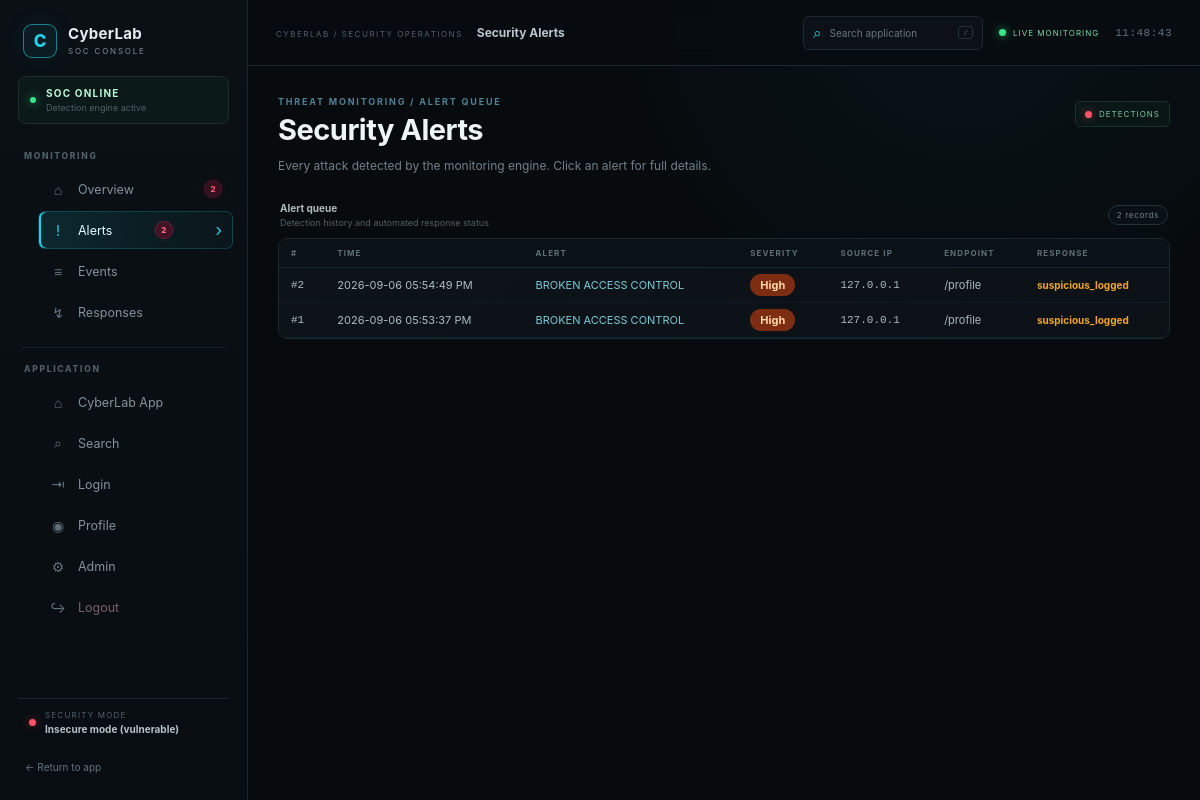
/soc/alerts, run on the app's committed database.
### tables this page shows
CREATE TABLE alerts (
            id INTEGER PRIMARY KEY AUTOINCREMENT,
            timestamp TEXT NOT NULL,
            alert_type TEXT,
            severity TEXT,
            source_ip TEXT,
            username TEXT,
            endpoint TEXT,
            description TEXT,
            detection_status TEXT DEFAULT 'detected',
            response_status TEXT DEFAULT 'pending'
        );

### app.py (the view)
@app.route("/soc/alerts")
def soc_alerts():
    return render_template("soc_alerts.html",
                           alerts=database.get_recent_alerts(100))

### app.py (called while the page is built)
def fmt_clock12(value):
    if not value:
        return value
    try:
        dt = datetime.strptime(str(value), "%Y-%m-%d %H:%M:%S")
    except ValueError:
        return value
    return dt.strftime("%Y-%m-%d %I:%M:%S %p")

def secure_mode_enabled():
    return database.get_setting("mode", "insecure") == "secure"

@app.context_processor
def inject_soc_globals():
    secure = secure_mode_enabled()
    return {
        "secure_mode": secure,
        "mode_badge": "Secure mode" if secure else "Insecure mode (vulnerable)",
        "mode_class": "secure" if secure else "insecure",
    }

### database.py (called while the page is built)
def get_db():
    connection = sqlite3.connect(DATABASE)
    connection.row_factory = sqlite3.Row
    return connection

def get_recent_alerts(limit=50):
    db = get_db()
    rows = db.execute("SELECT * FROM alerts ORDER BY id DESC LIMIT ?",
                      (limit,)).fetchall()
    db.close()
    return [dict(r) for r in rows]

def get_setting(key, default=None):
    db = get_db()
    row = db.execute("SELECT value FROM settings WHERE key = ?",
                     (key,)).fetchone()
    db.close()
    return row["value"] if row else default

### templates/soc_alerts.html (shortened to what this page needs)
{% extends "soc_base.html" %}
{% set active_page = 'alerts' %}
{% block page_label %}Security Alerts{% endblock %}
{% block content %}
<div class="soc-page-heading">
    <div>
        <div class="eyebrow">THREAT MONITORING / ALERT QUEUE</div>
        <h1>Security Alerts</h1>
        <p>Every attack detected by the monitoring engine. Click an alert for full details.</p>
    </div>
    <div class="heading-status"><span class="danger"></span> DETECTIONS</div>
</div>
<div class="data-toolbar">
    <div><strong>Alert queue</strong><span class="toolbar-muted">Detection history and automated response status</span></div>
    <span class="record-badge">{{ alerts|length }} records</span>
</div>
<div class="soc-panel data-panel">
    <div class="table-scroll">
        <table class="soc-table">
            <thead>
                <tr><th>#</th><th>Time</th><th>Alert</th><th>Severity</th><th>Source IP</th><th>Endpoint</th><th>Response</th></tr>
            </thead>
            <tbody>
            {% for alert in alerts %}
                <tr>
                    <td class="mono muted">#{{ alert.id }}</td>
                    <td>{{ alert.timestamp|clock12 }}</td>
                    <td><a class="table-link" href="/soc/alert/{{ alert.id }}">{{ alert.alert_type }}</a></td>
                    <td><span class="sev sev-{{ alert.severity|lower }}">{{ alert.severity }}</span></td>
                    <td class="mono">{{ alert.source_ip }}</td>
                    <td>{{ alert.endpoint }}</td>
                    <td><span class="response-text resp-{{ alert.response_status }}">{{ alert.response_status }}</span></td>
                </tr>
            {% else %}
                <tr><td colspan="7" class="empty-state">No security alerts recorded.</td></tr>
            {% endfor %}
            </tbody>
        </table>
    </div>
</div>
{% endblock %}

### static/style.css (style rules this page uses)
:root { --app-bg: #070b10; --app-surface: #0d131b; --app-surface-2: #111923; --app-border: #1d2a38; --app-border-soft: #16212c; --app-text: #e8eef5; --app-muted: #8795a5; --app-blue: #38bdf8; --app-blue-soft: #0c2637; --app-green: #34d399; --app-green-soft: #0d2b24; --app-red: #f43f5e; --app-red-soft: #35131c; --app-orange: #fb923c; }
* { margin: 0; padding: 0; box-sizing: border-box; }
body { font-family: Inter, "Segoe UI", Arial, sans-serif; background: radial-gradient(circle at 85% 0%, rgba(56,189,248,.055), transparent 28%), linear-gradient(180deg, #080d13 0%, var(--app-bg) 100%); color: var(--app-text); min-height: 100vh; }
h1 { font-size: clamp(27px, 3vw, 34px); letter-spacing: -.7px; margin-bottom: 10px; color: #f8fafc; }
p { color: var(--app-muted); line-height: 1.65; }

### static/soc_shell.css (style rules this page uses)
.soc-page-heading { display: flex; align-items: flex-start; justify-content: space-between; gap: 25px; margin-bottom: 26px; }
.soc-page-heading h1 { margin: 5px 0 9px; color: #edf5f7; font-size: 29px; font-weight: 700; letter-spacing: -0.5px; }
.soc-page-heading p { max-width: 760px; margin: 0; color: #71818b; font-size: 12px; line-height: 1.65; }
.eyebrow, .panel-kicker { color: #4e8195; font-size: 9px; font-weight: 700; letter-spacing: 1.8px; text-transform: uppercase; }

### data on the page
alerts: id "2", timestamp|clock12 "2026-09-06 05:54:49 PM", alert_type "BROKEN ACCESS CONTROL", severity "High", source_ip "127.0.0.1", endpoint "/profile", response_status "suspicious_logged"
alerts: id "1", timestamp|clock12 "2026-09-06 05:53:37 PM", alert_type "BROKEN ACCESS CONTROL", severity "High", source_ip "127.0.0.1", endpoint "/profile", response_status "suspicious_logged"

### other printed values
{{ notification_overview }} "2"
{{ notification_alerts }} "2"
{{ mode_badge }} "Insecure mode (vulnerable)"
{{ alerts|length }} "2"
